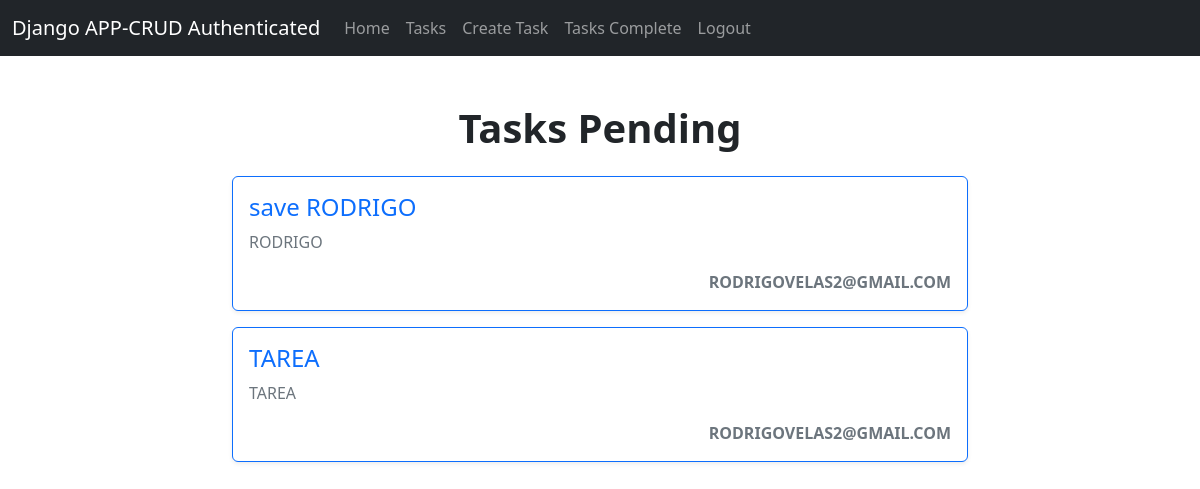
/tasks/ (signed in), run on an earlier commit of the app's database.
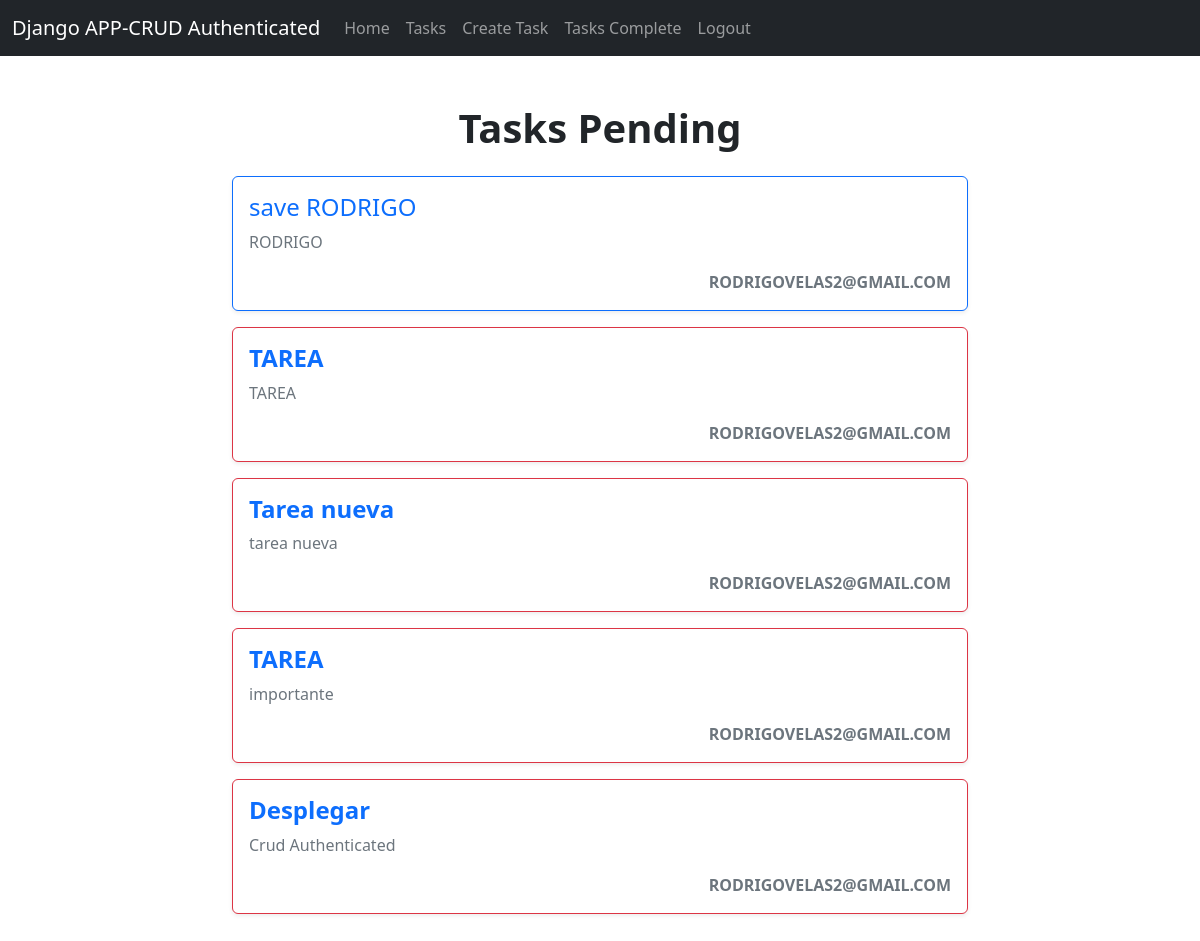
And on a later commit of the database.
### task/models.py (models this page shows, shortened)
class Task(models.Model):
    title = models.CharField(max_length=200)
    description = models.TextField(blank=True)
    created = models.DateTimeField(auto_now_add=True)
    dateCompleted = models.DateTimeField(null=True, blank=True)
    important = models.BooleanField(default=False, blank=True)
    user = models.ForeignKey(User, on_delete=models.CASCADE)

### task/views.py (the view)
@login_required
def tasks(request):
    tasks = Task.objects.filter(user=request.user, dateCompleted__isnull=True)
    return render(request, 'tasks.html', {
        'tasks': tasks
    })

### task/templates/tasks.html (shortened to what this page needs)
{% extends 'base.html' %}
{% block content %}
<main class="container my-5">
    <h1 class="text-center mb-4 fw-bold text-dark">Tasks Pending</h1>
    <div class="row justify-content-center">
        <div class="col-md-8">
            {% for task in tasks %}
            <div class="card mb-3 shadow-sm
                {% if task.important %} border-2 border-danger {% else %}border-2 border-primary{% endif %}">
                <div class="card-body">
                    <h4 class="{% if task.important %}text-danger fw-bold{% else %}text-primary{% endif %}">
                        <a href="{% url 'task_detail' task.id %}" class="text-decoration-none">
                            {{ task.title }}
                        </a>
                    </h4>
                    <p class="text-muted">{{ task.description }}</p>
                    <span class="float-end text-uppercase text-secondary fw-bold">
                         {{ task.user }}
                    </span>
                </div>
            </div>
            {% empty %}
            <div class="alert alert-info text-center">
                No tasks pending
            </div>
            {% endfor %}
        </div>
    </div>
</main>
{% endblock %}

### task/templates/base.html (shortened to what this page needs)
<!DOCTYPE html>
<html lang="en">
<head>
    <link href="https://cdn.jsdelivr.net/npm/bootstrap@5.2.3/dist/css/bootstrap.min.css" rel="stylesheet"
>
</head>
<body>
    <nav class="navbar navbar-expand-lg bg-dark navbar-dark">
        <div class="container-fluid">
            <a class="navbar-brand" href="#">Django APP-CRUD Authenticated</a>
            <div class="collapse navbar-collapse" id="navbarSupportedContent">
                <ul class="navbar-nav me-auto mb-2 mb-lg-0">
                    <li class="nav-item">
                        <a class="nav-link" href="/#">Home</a>
                    </li>
                    {% if user.is_authenticated %}
                    <li class="nav-item">
                        <a class="nav-link" href="/tasks">Tasks</a>
                    </li>
                    <li class="nav-item">
                        <a class="nav-link" href="/tasks/create">Create Task</a>
                    </li>
                    <li class="nav-item">
                        <a class="nav-link" href="/tasks_complete">Tasks Complete</a>
                    </li>
                    <li class="nav-item">
                        <a class="nav-link" href="/logout">Logout</a></li>
                    {% endif %}
                </ul>
            </div>
        </div>
    </nav>
    {% block content %}
    {% endblock %}
</body>
</html>

What changed in the data, as far as the page shows it:
changed Task (number 2 of 5 on the later page): important False → True (drawn)
added Task: title "Tarea nueva", description "tarea nueva", user "RODRIGOVELAS2@GMAIL.COM"
added Task: title "TAREA", description "importante", user "RODRIGOVELAS2@GMAIL.COM"
added Task: title "Desplegar", description "Crud Authenticated", user "RODRIGOVELAS2@GMAIL.COM"
